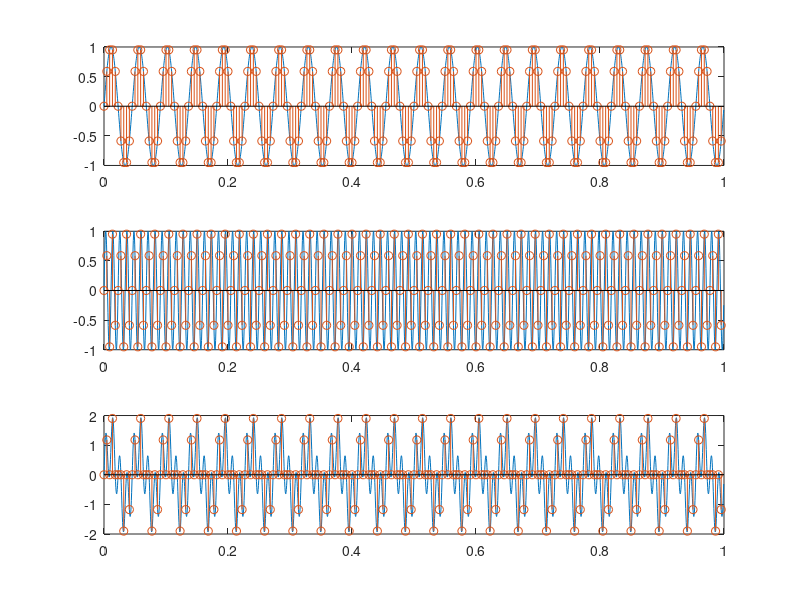
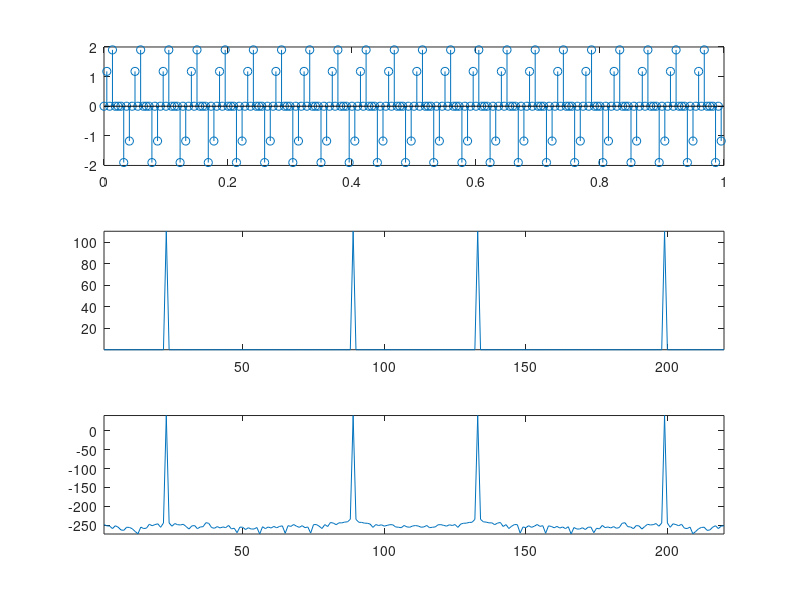
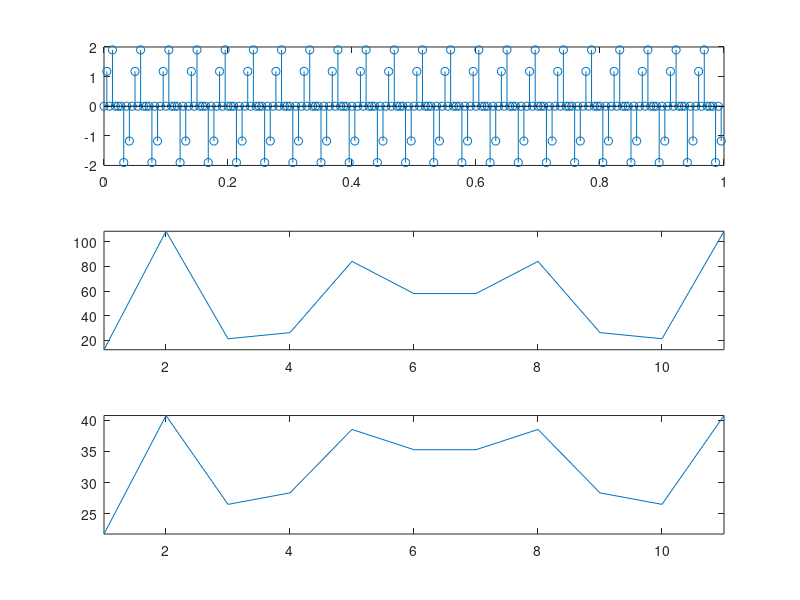

Write the MATLAB code that produced these figures, in order. (Note: this script raises an error after producing the figures.)
clc;
clear;

Fs = 220;   %取樣頻率
T = 1/Fs;   
L = 220;    
t = 0:T/10:1-T/10;
t_sample = 0:T:1-T;
f1 = 22;
f2 = 88;

sig1 = sin(2*pi*f1*t);
sig2 = sin(2*pi*f2*t);
mix_sig = sig1+sig2;

sig1_sample = sin(2*pi*f1*t_sample);
sig2_sample = sin(2*pi*f2*t_sample);
mix_sig_sample = sig1_sample+sig2_sample;

figure(1)   %弦波取樣
subplot(3,1,1)
plot(t,sig1);
hold on
stem(t_sample,sig1_sample);
subplot(3,1,2)
plot(t,sig2);
hold on
stem(t_sample,sig2_sample);
subplot(3,1,3)
plot(t,mix_sig);
hold on
stem(t_sample,mix_sig_sample);

%% 全長度FFT 
fft_1 = fft(mix_sig_sample,L);
%fft_1_shift = fftshift(fft_1);
fft_1_mag = abs(fft_1);
power_1 = mag2db(fft_1_mag);

figure(2)    
subplot(3,1,1)
stem(t_sample,mix_sig_sample);
subplot(3,1,2)
%plot(-L/2:(Fs/L):L/2-1,fft_a_mag);
plot(fft_1_mag);
axis tight
subplot(3,1,3)
%plot(-L/2:(Fs/L):L/2-1,power_a);
plot(power_1);
axis tight

%% 全長度內建11-point-FFT 疊加
fft_2_sum = zeros(1,11);
window = transpose(hamming(11));

for i=1:1:L/11
    fft_2_step = fft(mix_sig_sample(1,11*(i-1)+1:11*i),11);
    % fft_2_step_shift = fftshift(fft_2_step);
    fft_2_sum = fft_2_sum + abs(fft_2_step);
end

%fft_2_sum_shift = fftshift(fft_2_sum);
fft_2_sum_mag = abs(fft_2_sum);
power_2_sum = mag2db(fft_2_sum_mag);

figure(3)   
subplot(3,1,1)
stem(t_sample,mix_sig_sample);
subplot(3,1,2)
%plot(0:(Fs/L):10,fft_bb_sum_mag); % 沒做中心頻率分離 
plot(fft_2_sum_mag);
axis tight
subplot(3,1,3)
%plot(0:(Fs/L):10,power_bb_sum);
plot(power_2_sum);
axis tight

%%
figure(4)
plot_spectrum(mix_sig_sample,Fs)

%%
figure(5)
plot_spectrogram(mix_sig_sample,Fs)

%%
figure(6)
spectrogram(mix_sig_sample,rectwin(11),0,11,"yaxis");


